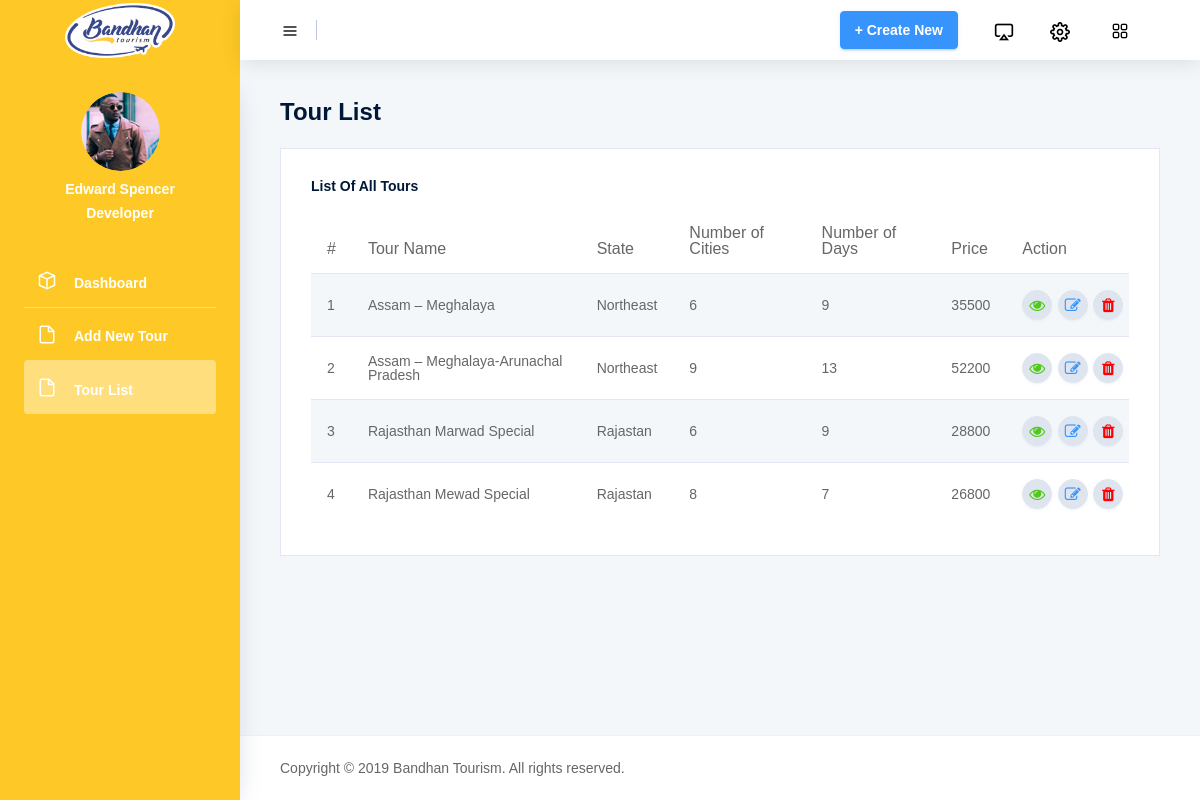
The app's page /index.php/dashboard/tour_list with its own data.
### tables this page shows
CREATE TABLE `tours` (
  `id` int(20) NOT NULL,
  `tour_id` int(50) NOT NULL,
  `tour_state` varchar(100) NOT NULL,
  `tour_name` varchar(250) NOT NULL,
  `tour_banner_img` varchar(250) NOT NULL,
  `tour_mobile_img` varchar(250) NOT NULL,
  `tour_city_num` int(50) NOT NULL,
  `tour_day_num` int(50) NOT NULL,
  `tour_start_city` varchar(250) NOT NULL,
  `tour_end_city` varchar(250) NOT NULL,
  `tour_price` int(50) NOT NULL,
  `tour_price_withgst` int(11) NOT NULL,
  `tour_overview` text NOT NULL
);

### application/controllers/Dashboard.php (called while the page is built, shortened)
<?php
class Dashboard extends CI_Controller{
  function __construct(){
    $this->load->helper('string');
    $this->load->Model('Admin_Model');
  }
  public function tour_list(){
    $tour_list = $this->Admin_Model->get_tour_list();
    $data['tour_list'] = $tour_list;
    $this->load->view('dashboard/tour_list.php',$data);
  }
}
 ?>

### index.php (called while the page is built, shortened)
<?php
require_once BASEPATH.'core/CodeIgniter.php';

### application/models/Admin_Model.php (called while the page is built, shortened)
<?php
class Admin_Model extends CI_Model
{
  public function get_tour_list(){
    $this->db->select('*');
    $this->db->from('tours');
    $this->db->order_by('id','ASC');
    $query = $this->db->get();
    $result = $query->result();
    return $result;
  }
}
 ?>

### application/views/dashboard/tour_list.php (the view, shortened to what this page needs)
<!DOCTYPE html>
<html lang="en">
<?php include('head.php'); ?>
<body>
  <div class="container-scroller">
    <?php include('navbar.php'); ?>
    <div class="container-fluid page-body-wrapper">
      <?php include('sidebar.php'); ?>
      <div class="main-panel">
        <div class="content-wrapper">
          <div class="row">
            <div class="col-sm-12 mb-xl-0">
              <h4 class="font-weight-bold text-dark mb-4">Tour List</h4>
            </div>
          </div>
          <div class="row">
            <div class="col-md-12 grid-margin stretch-card">
              <div class="card">
                <div class="card-body">
                  <h4 class="card-title mb-3">List of all tours</h4>
                  <div class="table-responsive">
                    <table class="table table-striped">
                      <thead>
                        <tr>
                          <th>#</th>
                          <th>Tour Name</th>
                          <th>State</th>
                          <th>Number of Cities</th>
                          <th>Number of Days</th>
                          <th>Price</th>
                          <th style="width:15%;">Action</th>
                        </tr>
                      </thead>
                      <tbody>
                        <?php
                        $i=1;
                        foreach ($tour_list as $tour_list) {
                          $j = $i++;
                          ?>
                          <tr>
                            <td><?php echo $j; ?></td>
                            <td><?php echo $tour_list->tour_name; ?></td>
                            <td><?php echo $tour_list->tour_state; ?></td>
                            <td><?php echo $tour_list->tour_city_num; ?></td>
                            <td><?php echo $tour_list->tour_day_num; ?></td>
                            <td><?php echo $tour_list->tour_price; ?></td>
                            <td>
                              <div class="row">
                                <div class="col-md-4">
                                  <form class="" action="<?php echo base_url() ?>Dashboard/tour_details_load" method="post">
                                    <button type="submit" style="width:30px; height:30px; padding:0px;" class="btn btn-sm btn-light btn-rounded btn-fw"><i class="fa fa-eye" style="color:#51c81c;"></i></button>
                                  </form>
                                </div>
                                <div class="col-md-4">
                                  <form class="" action="<?php echo base_url() ?>Dashboard/update_tour" method="post">
                                    <button type="submit" style="width:30px; height:30px; padding:0px;" class="btn btn-sm btn-light btn-rounded btn-fw "><i id="edit_<?php echo $j; ?>" class="fa fa-edit" style="color:#3794fc;"></i></button>
                                  </form>
                                </div>
                                <div class="col-md-4">
                                  <button type="button" style="width:30px; height:30px; padding:0px;" class="btn btn-sm btn-light btn-rounded btn-fw" data-toggle="modal" data-target="#myModal_<?php echo $tour_list->tour_id; ?>"><i class="fa fa-trash" style="color:red;"></i></button>
                                </div>
                              </div>
                            </td>
                          </tr>
                        <?php  } ?>
                      </tbody>
                    </table>
                  </div>
                </div>
              </div>
            </div>
          </div>
        </div>
        <?php include('footer.php'); ?>
      </div>
    </div>
  </div>
</body>
</html>

### records on screen
tours: j "1", tour_name "Assam – Meghalaya", tour_state "Northeast", tour_city_num "6", tour_day_num "9", tour_price "35500"
tours: j "2", tour_name "Assam – Meghalaya-Arunachal Pradesh", tour_state "Northeast", tour_city_num "9", tour_day_num "13", tour_price "52200"
tours: j "3", tour_name "Rajasthan Marwad Special", tour_state "Rajastan", tour_city_num "6", tour_day_num "9", tour_price "28800"
tours: j "4", tour_name "Rajasthan Mewad Special", tour_state "Rajastan", tour_city_num "8", tour_day_num "7", tour_price "26800"
